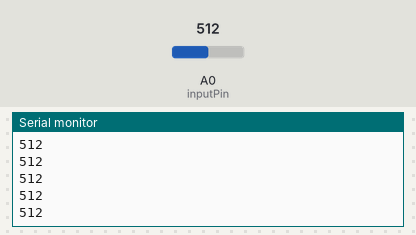
A sketch run on a simulated Arduino Uno, built with avr-gcc and run on an emulated ATmega328P. Parts: the last lines printed to the serial monitor. The inputs (shaded band) are chosen by the test bench; at power-on: A0 (inputPin) = 512.

Above: at 1.2 s.
1.3 s: A0 (inputPin) set to 716
At 2.2 s:
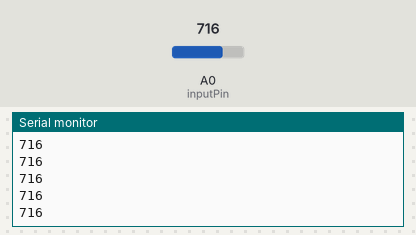
2.8 s: A0 (inputPin) set to 900
At 3.6 s:
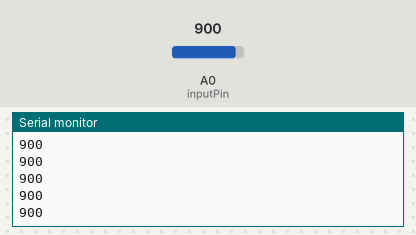
Timing chart, 0 to 5.8 s (numbered marks = the images above; inputs shaded):
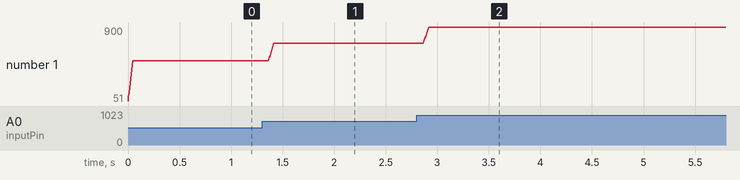

Measured:
- after the input at 1.3 s, the serial monitor: prints a new line after 0.07 s (image 1)
- after the input at 2.8 s, the serial monitor: prints a new line after 0.07 s (image 2)
- plotted number 1: 512 → 716 after the input at 1.3 s, 716 → 900 after the input at 2.8 s

The sketch:

Smoothing.ino
```cpp
/*

  Smoothing (평활화: 평평하고 매끄럽게 하기)

  이 스케치는 아날로그 입력 핀으로부터 센서 값을 반복하여 읽어 들이고,
  전에 읽어 놓은 값들과 지금 읽은 값을 이용하여 평균값을 계산하여 이를
  컴퓨터로 출력합니다. 배열에 10개의 읽은 값들이 있고, 가장 오래된 값은
  버리고 새로 읽은 값을 넣은 이 10개로 평균을 만드는 예제입니다.

  회로:
    * 아날로그 센서(가변 저항)를 아날로그 A0 입력핀에 연결합니다

  2007년 04월 22일 David A. Mellis  <dam@mellis.org>에 의하여 창작
  되었으며,
  2012년 04월 09일에 Tom Igoe에 의하여 수정 되었습니다

  http://www.arduino.cc/en/Tutorial/Smoothing

  이 예제 코드는 공유 저작물입니다.

*/


// 평균값을 얻기 위한 표본 갯수를 정합니다. 값이 클수록 보다 완만한
// 값을 얻을 수 있지만, 입력값의 변화에 늦게 응답하게 됩니다. 일반
// 변수가 아닌 상수를 사용함으로써, 센서값을 저장하는 배열의 크기를
// 결정할 수 있습니다.
const int numReadings = 10;

int readings[numReadings];      // 아날로그 입력핀으로부터 읽은 값들
int index = 0;                  // 현재 센서값을 넣어야 할 인덱스
int total = 0;                  // 센서값들의 총합
int average = 0;                // 센서값들의 평균

int inputPin = A0;

void setup()
{
  // 컴퓨터와 시리얼 통신을 9600bps로 초기화합니다:
  Serial.begin(9600);
  // 배열에 있는 10개의 센서 값들을 모두 0로 초기화합니다:
  for (int thisReading = 0; thisReading < numReadings; thisReading++)
    readings[thisReading] = 0;
}

void loop() {
  // 총합에서 전에 측정한 센서값을 뺍니다:
  total= total - readings[index];
  // 새로 센서값을 읽습니다:
  readings[index] = analogRead(inputPin);
  // 총합에 새로 읽은 센서값을 더합니다:
  total= total + readings[index];
  // 배열의 다음을 가리키게 인덱스 값을 하나 증가시킵니다:
  index = index + 1;

  // 만약 배열의 끝에 있다면...
  if (index >= numReadings)
    // ...배열의 처음으로 돌아가게 합니다:
    index = 0;

  // 평균값을 계산합니다:
  average = total / numReadings;
  // 컴퓨터로 ASCII 숫자로 출력합니다
  Serial.println(average);
  delay(1);        // 다음 센서값을 읽기 위한 안정 시간을 갖습니다
}
```
